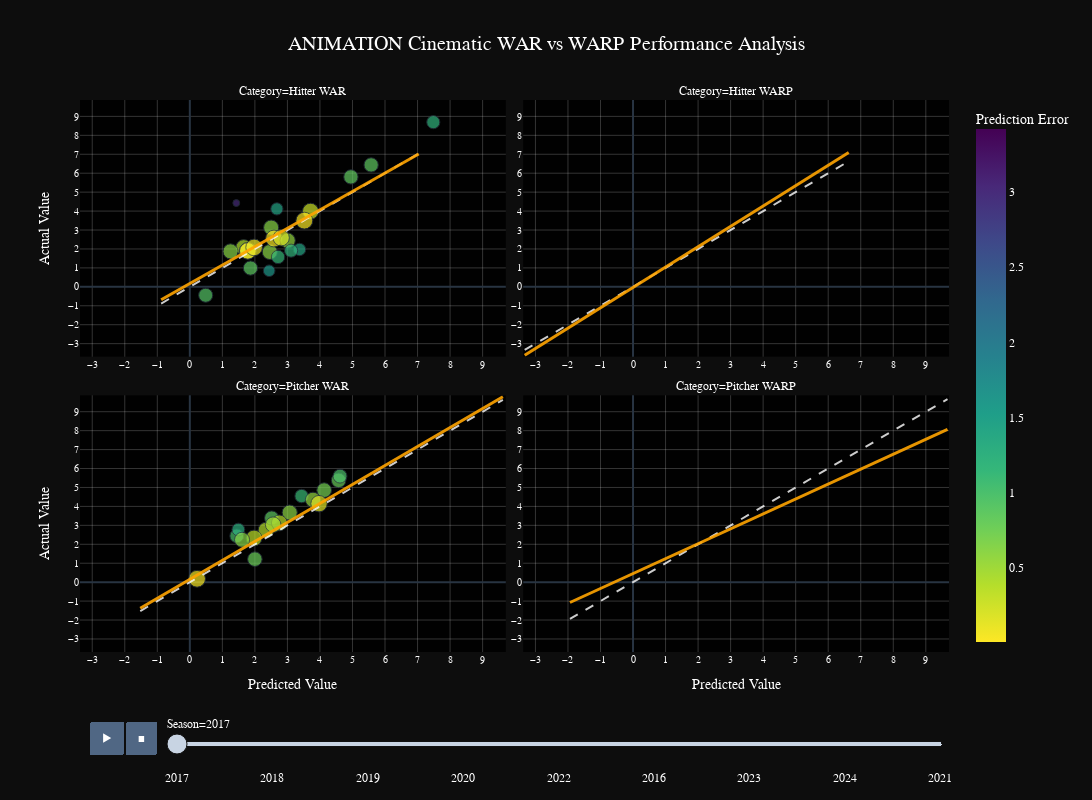

Notebook cell for this chart:
### Markdown cell above
## ANIMATION Fixed Animated Temporal Model Comparison

**DIAGNOSTIC & FIX:** Enhanced animated visualization with comprehensive model results detection and debugging. This cell will:

1. **Diagnose** the model results structure to identify any detection issues
2. **Analyze** available WAR/WARP data pairs for complete model coverage  
3. **Fix** the animated temporal comparison to work with actual model results
4. **Create** sophisticated animated visualizations showing model prediction evolution over time

The fixed version includes enhanced error handling and detailed diagnostics to ensure the animation works correctly with your trained models.

### Code cell
# === DIAGNOSTIC & FIXED ANIMATED TEMPORAL MODEL COMPARISON (UPDATED) ===
# Import the diagnostic function from the fixed module
from modules.animated_analysis_clean import create_animated_model_comparison

# Execute the diagnostic and fixed animation
try:
    print("RUNNING COMPREHENSIVE DIAGNOSTIC AND FIX...")
    temporal_animation_results = create_animated_model_comparison()

    if temporal_animation_results:
        print("SUCCESS! Animated temporal model comparison working correctly!")
        print("   Animation data available for further analysis")
        print("   Interactive visualizations ready for exploration")
    else:
        print("WARNING: Animation creation encountered issues.")
        print("   Check data integrity and model results")
        print("   Verify that models have been trained successfully above")

except Exception as e:
    print(f"WARNING: Diagnostic failed: {e}")
    print("   Please check the model training pipeline above")
    temporal_animation_results = None

### Figure 1 — Plotly figure (JSON) as saved in the notebook; plotly's stock layout.template omitted (floating-point values rounded to 4 significant figures)
{"data": [{"hovertemplate": "<b>%{hovertext}</b><br><br>Season=2017<br>Category=Hitter WAR<br>Predicted Value=%{x}<br>Actual Value=%{y}<br>Performance_Score=%{marker.size}<br>Prediction Error=%{marker.color}<extra></extra>", "hovertext": ["Cody Bellinger", "Ben Gamel", "Gary Sánchez", "Cody Bellinger", "Trey Mancini", "Orlando Arcia", "Javier Báez", "Tommy Pham", "Trevor Story", "Yuli Gurriel", "Giancarlo Stanton", "Ryan Zimmerman", "Josh Bell", "Max Kepler", "Eddie Rosario", "Tommy Pham", "Eric Thames", "Dansby Swanson", "David Peralta", "Mike Moustakas", "Jorge Polanco", "Tommy Pham", "Max Kepler", "Nick Castellanos", "Andrew Benintendi", "Max Kepler", "Byron Buxton", "Aaron Judge", "Dansby Swanson", "Cody Bellinger", "Ben Gamel", "Gary Sánchez", "Cody Bellinger", "Trey Mancini", "Orlando Arcia", "Javier Báez", "Tommy Pham", "Trevor Story", "Yuli Gurriel", "Giancarlo Stanton", "Ryan Zimmerman", "Josh Bell", "Max Kepler", "Eddie Rosario", "Tommy Pham", "Eric Thames", "Dansby Swanson", "David Peralta", "Mike Moustakas", "Jorge Polanco", "Tommy Pham", "Max Kepler", "Nick Castellanos", "Andrew Benintendi", "Max Kepler", "Byron Buxton", "Aaron Judge", "Dansby Swanson", "Cody Bellinger", "Ben Gamel", "Gary Sánchez", "Cody Bellinger", "Trey Mancini", "Orlando Arcia", "Javier Báez", "Tommy Pham", "Trevor Story", "Yuli Gurriel", "Giancarlo Stanton", "Ryan Zimmerman", "Josh Bell", "Max Kepler", "Eddie Rosario", "Tommy Pham", "Eric Thames", "Dansby Swanson", "David Peralta", "Mike Moustakas", "Jorge Polanco", "Tommy Pham", "Max Kepler", "Nick Castellanos", "Andrew Benintendi", "Max Kepler", "Byron Buxton", "Aaron Judge", "Dansby Swanson", "Cody Bellinger", "Ben Gamel", "Gary Sánchez", "Cody Bellinger", "Trey Mancini", "Orlando Arcia", "Javier Báez", "Tommy Pham", "Trevor Story", "Yuli Gurriel", "Giancarlo Stanton", "Ryan Zimmerman", "Josh Bell", "Max Kepler", "Eddie Rosario", "Tommy Pham", "Eric Thames", "Dansby Swanson", "David Peralta", "Mike Moustakas", "Jorge Polanco", "Tommy Pham", "Max Kepler", "Nick Castellanos", "Andrew Benintendi", "Max Kepler", "Byron Buxton", "Aaron Judge", "Dansby Swanson"], "ids": ["Cody Bellinger", "Ben Gamel", "Gary Sánchez", "Cody Bellinger", "Trey Mancini", "Orlando Arcia", "Javier Báez", "Tommy Pham", "Trevor Story", "Yuli Gurriel", "Giancarlo Stanton", "Ryan Zimmerman", "Josh Bell", "Max Kepler", "Eddie Rosario", "Tommy Pham", "Eric Thames", "Dansby Swanson", "David Peralta", "Mike Moustakas", "Jorge Polanco", "Tommy Pham", "Max Kepler", "Nick Castellanos", "Andrew Benintendi", "Max Kepler", "Byron Buxton", "Aaron Judge", "Dansby Swanson", "Cody Bellinger", "Ben Gamel", "Gary Sánchez", "Cody Bellinger", "Trey Mancini", "Orlando Arcia", "Javier Báez", "Tommy Pham", "Trevor Story", "Yuli Gurriel", "Giancarlo Stanton", "Ryan Zimmerman", "Josh Bell", "Max Kepler", "Eddie Rosario", "Tommy Pham", "Eric Thames", "Dansby Swanson", "David Peralta", "Mike Moustakas", "Jorge Polanco", "Tommy Pham", "Max Kepler", "Nick Castellanos", "Andrew Benintendi", "Max Kepler", "Byron Buxton", "Aaron Judge", "Dansby Swanson", "Cody Bellinger", "Ben Gamel", "Gary Sánchez", "Cody Bellinger", "Trey Mancini", "Orlando Arcia", "Javier Báez", "Tommy Pham", "Trevor Story", "Yuli Gurriel", "Giancarlo Stanton", "Ryan Zimmerman", "Josh Bell", "Max Kepler", "Eddie Rosario", "Tommy Pham", "Eric Thames", "Dansby Swanson", "David Peralta", "Mike Moustakas", "Jorge Polanco", "Tommy Pham", "Max Kepler", "Nick Castellanos", "Andrew Benintendi", "Max Kepler", "Byron Buxton", "Aaron Judge", "Dansby Swanson", "Cody Bellinger", "Ben Gamel", "Gary Sánchez", "Cody Bellinger", "Trey Mancini", "Orlando Arcia", "Javier Báez", "Tommy Pham", "Trevor Story", "Yuli Gurriel", "Giancarlo Stanton", "Ryan Zimmerman", "Josh Bell", "Max Kepler", "Eddie Rosario", "Tommy Pham", "Eric Thames", "Dansby Swanson", "David Peralta", "Mike Moustakas", "Jorge Polanco", "Tommy Pham", "Max Kepler", "Nick Castellanos", "Andrew Benintendi", "Max Kepler", "Byron Buxton", "Aaron Judge", "Dansby Swanson"], "legendgroup": "", "marker": {"color": [0.2782, 0.8724, 1.439, 0.2782, 0.6161, 0.4223, 0.6279, 0.8528, 0.1259, 1.4, 0.8629, 0.02393, 1.589, 0.1118, 0.03673, 0.8528, 0.5652, 0.9323, 1.134, 0.2206, 0.622, 0.8528, 0.1118, 0.1039, 1.203, 0.1118, 2.995, 1.209, 0.9323, 0.1006, 1.003, 0.1203, 0.1006, 2.033, 0.1644, 0.7509, 0.3617, 0.4466, 1.751, 0.582, 1.048, 1.744, 0.01455, 1.228, 0.3617, 0.7771, 0.5969, 2.129, 0.1001, 0.09985, 0.3617, 0.01455, 0.6252, 1.231, 0.01455, 2.361, 1.829, 0.5969, 0.1203, 1.263, 0.48, 0.1203, 1.318, 0.2769, 0.4819, 1.404, 0.1205, 1.525, 1.434, 0.8395, 2.13, 0.3229, 0.9025, 1.404, 0.9356, 1.598, 1.549, 0.8535, 0.4525, 1.404, 0.3229, 0.9315, 0.9439, 0.3229, 2.568, 3.417, 1.598, 0.03215, 0.747, 0.5232, 0.03215, 0.6316, 0.22, 0.2052, 0.863, 0.2033, 0.4167, 0.4758, 1.441, 0.4782, 0.04454, 0.2446, 0.863, 0.5729, 0.242, 1.069, 0.2942, 0.2047, 0.863, 0.04454, 0.2636, 0.7176, 0.04454, 0.5417, 0.2103, 0.242], "coloraxis": "coloraxis", "size": [2.722, 2.128, 1.561, 2.722, 2.384, 2.578, 2.372, 2.147, 2.874, 1.6, 2.137, 2.976, 1.411, 2.888, 2.963, 2.147, 2.435, 2.068, 1.866, 2.779, 2.378, 2.147, 2.888, 2.896, 1.797, 2.888, 0.5, 1.791, 2.068, 2.899, 1.997, 2.88, 2.899, 0.967, 2.836, 2.249, 2.638, 2.553, 1.249, 2.418, 1.952, 1.256, 2.985, 1.772, 2.638, 2.223, 2.403, 0.8706, 2.9, 2.9, 2.638, 2.985, 2.375, 1.769, 2.985, 0.639, 1.171, 2.403, 2.88, 1.737, 2.52, 2.88, 1.682, 2.723, 2.518, 1.596, 2.88, 1.475, 1.566, 2.161, 0.8697, 2.677, 2.098, 1.596, 2.064, 1.402, 1.451, 2.146, 2.548, 1.596, 2.677, 2.068, 2.056, 2.677, 0.5, 0.5, 1.402, 2.968, 2.253, 2.477, 2.968, 2.368, 2.78, 2.795, 2.137, 2.797, 2.583, 2.524, 1.559, 2.522, 2.955, 2.755, 2.137, 2.427, 2.758, 1.931, 2.706, 2.795, 2.137, 2.955, 2.736, 2.282, 2.955, 2.458, 2.79, 2.758], "sizemode": "area", "sizeref": 0.02083, "symbol": "circle"}, "mode": "markers", "name": "", "orientation": "v", "showlegend": false, "type": "scatter", "x": [3.711, 1.864, 2.676, 3.711, 2.458, 1.656, 2.5, 4.952, 1.78, 3.373, 5.574, 3.52, 2.438, 1.783, 2.588, 4.952, 3.007, 0.4877, 2.712, 2.809, 1.251, 4.952, 1.783, 1.976, 3.112, 1.783, 1.429, 7.485, 0.4877, 3.889, 1.995, 3.995, 3.889, 3.875, 1.914, 2.377, 5.443, 1.459, 3.724, 5.855, 4.543, 2.593, 1.91, 3.779, 5.443, 3.219, 0.1524, 3.707, 2.689, 1.773, 5.443, 1.91, 2.705, 3.14, 1.91, 2.063, 6.865, 0.1524, 4.109, 2.255, 3.635, 4.109, 3.161, 2.355, 2.646, 4.401, 2.026, 3.498, 5.003, 4.335, 2.979, 2.218, 3.454, 4.401, 3.378, 1.154, 3.127, 3.442, 2.325, 4.401, 2.218, 3.011, 2.853, 2.218, 1.856, 5.277, 1.154, 3.957, 1.739, 4.639, 3.957, 2.474, 1.858, 2.923, 4.942, 1.703, 2.39, 5.961, 4.937, 1.327, 1.851, 2.796, 4.942, 3.015, -0.2026, 2.647, 2.294, 1.668, 4.942, 1.851, 2.343, 2.626, 1.851, 3.882, 8.484, -0.2026], "xaxis": "x3", "y": [3.989, 0.9919, 4.116, 3.989, 1.842, 2.078, 3.128, 5.805, 1.906, 1.973, 6.437, 3.496, 0.8492, 1.895, 2.552, 5.805, 2.442, -0.4446, 1.578, 2.588, 1.873, 5.805, 1.895, 2.08, 1.909, 1.895, 4.424, 8.694, -0.4446, 3.989, 0.9919, 4.116, 3.989, 1.842, 2.078, 3.128, 5.805, 1.906, 1.973, 6.437, 3.496, 0.8492, 1.895, 2.552, 5.805, 2.442, -0.4446, 1.578, 2.588, 1.873, 5.805, 1.895, 2.08, 1.909, 1.895, 4.424, 8.694, -0.4446, 3.989, 0.9919, 4.116, 3.989, 1.842, 2.078, 3.128, 5.805, 1.906, 1.973, 6.437, 3.496, 0.8492, 1.895, 2.552, 5.805, 2.442, -0.4446, 1.578, 2.588, 1.873, 5.805, 1.895, 2.08, 1.909, 1.895, 4.424, 8.694, -0.4446, 3.989, 0.9919, 4.116, 3.989, 1.842, 2.078, 3.128, 5.805, 1.906, 1.973, 6.437, 3.496, 0.8492, 1.895, 2.552, 5.805, 2.442, -0.4446, 1.578, 2.588, 1.873, 5.805, 1.895, 2.08, 1.909, 1.895, 4.424, 8.694, -0.4446], "yaxis": "y3"}, {"hovertemplate": "<b>%{hovertext}</b><br><br>Season=2017<br>Category=Pitcher WAR<br>Predicted Value=%{x}<br>Actual Value=%{y}<br>Performance_Score=%{marker.size}<br>Prediction Error=%{marker.color}<extra></extra>", "hovertext": ["Aaron Nola", "Sonny Gray", "Zack Greinke", "Gerrit Cole", "José Ureña", "Clayton Kershaw", "Jhoulys Chacín", "Carlos Carrasco", "Germán Márquez", "Dylan Bundy", "Yu Darvish", "Ty Blach", "Sonny Gray", "Germán Márquez", "Aaron Nola", "Sonny Gray", "Aaron Nola", "Michael Wacha", "Alex Cobb", "Carlos Carrasco", "Alex Cobb", "Patrick Corbin", "Michael Wacha", "Ty Blach", "Luis Severino", "Jacob deGrom", "Aaron Nola", "Sonny Gray", "Zack Greinke", "Gerrit Cole", "José Ureña", "Clayton Kershaw", "Jhoulys Chacín", "Carlos Carrasco", "Germán Márquez", "Dylan Bundy", "Yu Darvish", "Ty Blach", "Sonny Gray", "Germán Márquez", "Aaron Nola", "Sonny Gray", "Aaron Nola", "Michael Wacha", "Alex Cobb", "Carlos Carrasco", "Alex Cobb", "Patrick Corbin", "Michael Wacha", "Ty Blach", "Luis Severino", "Jacob deGrom", "Aaron Nola", "Sonny Gray", "Zack Greinke", "Gerrit Cole", "José Ureña", "Clayton Kershaw", "Jhoulys Chacín", "Carlos Carrasco", "Germán Márquez", "Dylan Bundy", "Yu Darvish", "Ty Blach", "Sonny Gray", "Germán Márquez", "Aaron Nola", "Sonny Gray", "Aaron Nola", "Michael Wacha", "Alex Cobb", "Carlos Carrasco", "Alex Cobb", "Patrick Corbin", "Michael Wacha", "Ty Blach", "Luis Severino", "Jacob deGrom", "Aaron Nola", "Sonny Gray", "Zack Greinke", "Gerrit Cole", "José Ureña", "Clayton Kershaw", "Jhoulys Chacín", "Carlos Carrasco", "Germán Márquez", "Dylan Bundy", "Yu Darvish", "Ty Blach", "Sonny Gray", "Germán Márquez", "Aaron Nola", "Sonny Gray", "Aaron Nola", "Michael Wacha", "Alex Cobb", "Carlos Carrasco", "Alex Cobb", "Patrick Corbin", "Michael Wacha", "Ty Blach", "Luis Severino", "Jacob deGrom"], "ids": ["Aaron Nola", "Sonny Gray", "Zack Greinke", "Gerrit Cole", "José Ureña", "Clayton Kershaw", "Jhoulys Chacín", "Carlos Carrasco", "Germán Márquez", "Dylan Bundy", "Yu Darvish", "Ty Blach", "Sonny Gray", "Germán Márquez", "Aaron Nola", "Sonny Gray", "Aaron Nola", "Michael Wacha", "Alex Cobb", "Carlos Carrasco", "Alex Cobb", "Patrick Corbin", "Michael Wacha", "Ty Blach", "Luis Severino", "Jacob deGrom", "Aaron Nola", "Sonny Gray", "Zack Greinke", "Gerrit Cole", "José Ureña", "Clayton Kershaw", "Jhoulys Chacín", "Carlos Carrasco", "Germán Márquez", "Dylan Bundy", "Yu Darvish", "Ty Blach", "Sonny Gray", "Germán Márquez", "Aaron Nola", "Sonny Gray", "Aaron Nola", "Michael Wacha", "Alex Cobb", "Carlos Carrasco", "Alex Cobb", "Patrick Corbin", "Michael Wacha", "Ty Blach", "Luis Severino", "Jacob deGrom", "Aaron Nola", "Sonny Gray", "Zack Greinke", "Gerrit Cole", "José Ureña", "Clayton Kershaw", "Jhoulys Chacín", "Carlos Carrasco", "Germán Márquez", "Dylan Bundy", "Yu Darvish", "Ty Blach", "Sonny Gray", "Germán Márquez", "Aaron Nola", "Sonny Gray", "Aaron Nola", "Michael Wacha", "Alex Cobb", "Carlos Carrasco", "Alex Cobb", "Patrick Corbin", "Michael Wacha", "Ty Blach", "Luis Severino", "Jacob deGrom", "Aaron Nola", "Sonny Gray", "Zack Greinke", "Gerrit Cole", "José Ureña", "Clayton Kershaw", "Jhoulys Chacín", "Carlos Carrasco", "Germán Márquez", "Dylan Bundy", "Yu Darvish", "Ty Blach", "Sonny Gray", "Germán Márquez", "Aaron Nola", "Sonny Gray", "Aaron Nola", "Michael Wacha", "Alex Cobb", "Carlos Carrasco", "Alex Cobb", "Patrick Corbin", "Michael Wacha", "Ty Blach", "Luis Severino", "Jacob deGrom"], "legendgroup": "", "marker": {"color": [1.111, 0.4032, 0.728, 0.8686, 0.04457, 0.5601, 0.3556, 0.8007, 0.9979, 1.287, 0.604, 0.7843, 0.4032, 0.9979, 1.111, 0.4032, 1.111, 0.3745, 0.6335, 0.8007, 0.6335, 0.4741, 0.3745, 0.7843, 0.981, 0.173, 1.051, 0.5206, 0.05132, 0.1423, 0.5507, 0.1, 0.06877, 0.05835, 0.4157, 0.6806, 0.149, 1.183, 0.5206, 0.4157, 1.051, 0.5206, 1.051, 0.1003, 0.1003, 0.05835, 0.1003, 0.1593, 0.1003, 1.183, 0.4808, 0.3469, 0.7563, 0.2077, 0.4461, 0.2426, 0.5388, 0.1061, 0.1052, 0.4274, 0.5243, 0.7313, 0.2965, 0.09245, 0.2077, 0.5243, 0.7563, 0.2077, 0.7563, 0.1268, 0.2223, 0.4274, 0.2223, 0.2421, 0.1268, 0.09245, 0.7967, 0.008701, 0.3524, 0.1895, 0.04016, 0.06854, 0.08961, 0.02102, 0.06267, 0.07963, 0.2357, 0.3298, 0.0313, 1.346, 0.1895, 0.2357, 0.3524, 0.1895, 0.3524, 0.08619, 0.1092, 0.07963, 0.1092, 0.1053, 0.08619, 1.346, 0.1301, 0.08671], "coloraxis": "coloraxis", "size": [1.889, 2.597, 2.272, 2.131, 2.955, 2.44, 2.644, 2.199, 2.002, 1.713, 2.396, 2.216, 2.597, 2.002, 1.889, 2.597, 1.889, 2.625, 2.367, 2.199, 2.367, 2.526, 2.625, 2.216, 2.019, 2.827, 1.949, 2.479, 2.949, 2.858, 2.449, 2.9, 2.931, 2.942, 2.584, 2.319, 2.851, 1.817, 2.479, 2.584, 1.949, 2.479, 1.949, 2.9, 2.9, 2.942, 2.9, 2.841, 2.9, 1.817, 2.519, 2.653, 2.244, 2.792, 2.554, 2.757, 2.461, 2.894, 2.895, 2.573, 2.476, 2.269, 2.704, 2.908, 2.792, 2.476, 2.244, 2.792, 2.244, 2.873, 2.778, 2.573, 2.778, 2.758, 2.873, 2.908, 2.203, 2.991, 2.648, 2.811, 2.96, 2.931, 2.91, 2.979, 2.937, 2.92, 2.764, 2.67, 2.969, 1.654, 2.811, 2.764, 2.648, 2.811, 2.648, 2.914, 2.891, 2.92, 2.891, 2.895, 2.914, 1.654, 2.87, 2.913], "sizemode": "area", "sizeref": 0.02083, "symbol": "circle"}, "mode": "markers", "name": "", "orientation": "v", "showlegend": false, "type": "scatter", "x": [3.435, 2.343, 4.13, 2.517, 0.223, 3.787, 1.974, 4.574, 1.443, 1.491, 3.07, 1.999, 2.343, 1.443, 3.435, 2.343, 3.435, 2.753, 1.605, 4.574, 1.605, 2.562, 2.753, 1.999, 4.617, 3.972, 3.496, 2.225, 4.806, 3.243, 0.7291, 4.247, 2.398, 5.433, 2.025, 2.098, 3.525, 2.398, 2.225, 2.025, 3.496, 2.225, 3.496, 3.027, 2.138, 5.433, 2.138, 2.877, 3.027, 2.398, 5.117, 4.491, 3.79, 2.538, 4.412, 3.143, 0.7172, 4.453, 2.434, 4.947, 1.916, 2.047, 3.378, 1.308, 2.538, 1.916, 3.79, 2.538, 3.79, 3.0, 2.461, 4.947, 2.461, 2.794, 3.0, 1.308, 4.801, 4.153, 4.194, 2.556, 4.898, 3.317, 0.268, 4.368, 2.392, 5.295, 2.205, 2.448, 3.643, 2.561, 2.556, 2.205, 4.194, 2.556, 4.194, 3.041, 2.13, 5.295, 2.13, 2.931, 3.041, 2.561, 5.468, 4.058], "xaxis": "x", "y": [4.547, 2.746, 4.858, 3.386, 0.1784, 4.347, 2.329, 5.375, 2.441, 2.778, 3.674, 1.215, 2.746, 2.441, 4.547, 2.746, 4.547, 3.127, 2.239, 5.375, 2.239, 3.036, 3.127, 1.215, 5.598, 4.145, 4.547, 2.746, 4.858, 3.386, 0.1784, 4.347, 2.329, 5.375, 2.441, 2.778, 3.674, 1.215, 2.746, 2.441, 4.547, 2.746, 4.547, 3.127, 2.239, 5.375, 2.239, 3.036, 3.127, 1.215, 5.598, 4.145, 4.547, 2.746, 4.858, 3.386, 0.1784, 4.347, 2.329, 5.375, 2.441, 2.778, 3.674, 1.215, 2.746, 2.441, 4.547, 2.746, 4.547, 3.127, 2.239, 5.375, 2.239, 3.036, 3.127, 1.215, 5.598, 4.145, 4.547, 2.746, 4.858, 3.386, 0.1784, 4.347, 2.329, 5.375, 2.441, 2.778, 3.674, 1.215, 2.746, 2.441, 4.547, 2.746, 4.547, 3.127, 2.239, 5.375, 2.239, 3.036, 3.127, 1.215, 5.598, 4.145], "yaxis": "y"}], "layout": {"annotations": [{"font": {}, "showarrow": false, "text": "Category=Pitcher WAR", "x": 0.245, "xanchor": "center", "xref": "paper", "y": 0.465, "yanchor": "bottom", "yref": "paper"}, {"font": {}, "showarrow": false, "text": "Category=Pitcher WARP", "x": 0.755, "xanchor": "center", "xref": "paper", "y": 0.465, "yanchor": "bottom", "yref": "paper"}, {"font": {}, "showarrow": false, "text": "Category=Hitter WAR", "x": 0.245, "xanchor": "center", "xref": "paper", "y": 1.0, "yanchor": "bottom", "yref": "paper"}, {"font": {}, "showarrow": false, "text": "Category=Hitter WARP", "x": 0.755, "xanchor": "center", "xref": "paper", "y": 1.0, "yanchor": "bottom", "yref": "paper"}], "coloraxis": {"colorbar": {"tickfont": {"color": "white"}, "title": {"font": {"color": "white"}, "text": "Prediction Error"}}, "colorscale": [[0, "#fde725"], [0.1111, "#b5de2b"], [0.2222, "#6ece58"], [0.3333, "#35b779"], [0.4444, "#1f9e89"], [0.5556, "#26828e"], [0.6667, "#31688e"], [0.7778, "#3e4989"], [0.8889, "#482878"], [1, "#440154"]]}, "font": {"color": "white", "family": "Arial Black", "size": 12}, "height": 800, "legend": {"itemsizing": "constant", "tracegroupgap": 0}, "paper_bgcolor": "rgba(0,0,0,0.95)", "plot_bgcolor": "rgba(0,0,0,0.9)", "shapes": [{"line": {"color": "rgba(255,255,255,0.8)", "dash": "dash", "width": 2}, "type": "line", "x0": -1.524, "x1": 9.623, "xref": "x", "y0": -1.524, "y1": 9.623, "yref": "y"}, {"line": {"color": "rgba(255,165,0,0.9)", "dash": "solid", "width": 3}, "type": "line", "x0": -1.524, "x1": 9.623, "xref": "x", "y0": -1.378, "y1": 9.786, "yref": "y"}, {"line": {"color": "rgba(255,255,255,0.8)", "dash": "dash", "width": 2}, "type": "line", "x0": -1.938, "x1": 9.667, "xref": "x2", "y0": -1.938, "y1": 9.667, "yref": "y2"}, {"line": {"color": "rgba(255,165,0,0.9)", "dash": "solid", "width": 3}, "type": "line", "x0": -1.938, "x1": 9.667, "xref": "x2", "y0": -1.075, "y1": 8.063, "yref": "y2"}, {"line": {"color": "rgba(255,255,255,0.8)", "dash": "dash", "width": 2}, "type": "line", "x0": -0.8815, "x1": 7.035, "xref": "x3", "y0": -0.8815, "y1": 7.035, "yref": "y3"}, {"line": {"color": "rgba(255,165,0,0.9)", "dash": "solid", "width": 3}, "type": "line", "x0": -0.8815, "x1": 7.035, "xref": "x3", "y0": -0.6833, "y1": 7.012, "yref": "y3"}, {"line": {"color": "rgba(255,255,255,0.8)", "dash": "dash", "width": 2}, "type": "line", "x0": -3.33, "x1": 6.63, "xref": "x4", "y0": -3.33, "y1": 6.63, "yref": "y4"}, {"line": {"color": "rgba(255,165,0,0.9)", "dash": "solid", "width": 3}, "type": "line", "x0": -3.33, "x1": 6.63, "xref": "x4", "y0": -3.609, "y1": 7.089, "yref": "y4"}], "sliders": [{"active": 0, "currentvalue": {"prefix": "Season="}, "len": 0.9, "pad": {"b": 10, "t": 60}, "steps": [{"args": [["2017"], {"frame": {"duration": 0, "redraw": false}, "fromcurrent": true, "mode": "immediate", "transition": {"duration": 0, "easing": "linear"}}], "label": "2017", "method": "animate"}, {"args": [["2018"], {"frame": {"duration": 0, "redraw": false}, "fromcurrent": true, "mode": "immediate", "transition": {"duration": 0, "easing": "linear"}}], "label": "2018", "method": "animate"}, {"args": [["2019"], {"frame": {"duration": 0, "redraw": false}, "fromcurrent": true, "mode": "immediate", "transition": {"duration": 0, "easing": "linear"}}], "label": "2019", "method": "animate"}, {"args": [["2020"], {"frame": {"duration": 0, "redraw": false}, "fromcurrent": true, "mode": "immediate", "transition": {"duration": 0, "easing": "linear"}}], "label": "2020", "method": "animate"}, {"args": [["2022"], {"frame": {"duration": 0, "redraw": false}, "fromcurrent": true, "mode": "immediate", "transition": {"duration": 0, "easing": "linear"}}], "label": "2022", "method": "animate"}, {"args": [["2016"], {"frame": {"duration": 0, "redraw": false}, "fromcurrent": true, "mode": "immediate", "transition": {"duration": 0, "easing": "linear"}}], "label": "2016", "method": "animate"}, {"args": [["2023"], {"frame": {"duration": 0, "redraw": false}, "fromcurrent": true, "mode": "immediate", "transition": {"duration": 0, "easing": "linear"}}], "label": "2023", "method": "animate"}, {"args": [["2024"], {"frame": {"duration": 0, "redraw": false}, "fromcurrent": true, "mode": "immediate", "transition": {"duration": 0, "easing": "linear"}}], "label": "2024", "method": "animate"}, {"args": [["2021"], {"frame": {"duration": 0, "redraw": false}, "fromcurrent": true, "mode": "immediate", "transition": {"duration": 0, "easing": "linear"}}], "label": "2021", "method": "animate"}], "x": 0.1, "xanchor": "left", "y": 0, "yanchor": "top"}], "title": {"font": {"size": 20}, "text": "ANIMATION Cinematic WAR vs WARP Performance Analysis", "x": 0.5, "xanchor": "center"}, "updatemenus": [{"buttons": [{"args": [null, {"frame": {"duration": 1500, "redraw": true}, "fromcurrent": true, "mode": "immediate", "transition": {"duration": 800, "easing": "cubic-in-out"}}], "label": "&#9654;", "method": "animate"}, {"args": [[null], {"frame": {"duration": 0, "redraw": false}, "fromcurrent": true, "mode": "immediate", "transition": {"duration": 0, "easing": "linear"}}], "label": "&#9724;", "method": "animate"}], "direction": "left", "pad": {"r": 10, "t": 70}, "showactive": false, "type": "buttons", "x": 0.1, "xanchor": "right", "y": 0, "yanchor": "top"}], "width": 1400, "xaxis": {"anchor": "y", "domain": [0, 0.49], "dtick": 1, "gridcolor": "rgba(255,255,255,0.2)", "gridwidth": 1, "showgrid": true, "showticklabels": true, "tickcolor": "white", "tickfont": {"color": "white", "size": 10}, "title": {"text": "Predicted Value"}}, "xaxis2": {"anchor": "y2", "domain": [0.51, 1], "dtick": 1, "gridcolor": "rgba(255,255,255,0.2)", "gridwidth": 1, "matches": "x", "showgrid": true, "showticklabels": true, "tickcolor": "white", "tickfont": {"color": "white", "size": 10}, "title": {"text": "Predicted Value"}}, "xaxis3": {"anchor": "y3", "domain": [0, 0.49], "dtick": 1, "gridcolor": "rgba(255,255,255,0.2)", "gridwidth": 1, "matches": "x", "showgrid": true, "showticklabels": true, "tickcolor": "white", "tickfont": {"color": "white", "size": 10}}, "xaxis4": {"anchor": "y4", "domain": [0.51, 1], "dtick": 1, "gridcolor": "rgba(255,255,255,0.2)", "gridwidth": 1, "matches": "x", "showgrid": true, "showticklabels": true, "tickcolor": "white", "tickfont": {"color": "white", "size": 10}}, "yaxis": {"anchor": "x", "domain": [0, 0.465], "dtick": 1, "gridcolor": "rgba(255,255,255,0.2)", "gridwidth": 1, "showgrid": true, "showticklabels": true, "tickcolor": "white", "tickfont": {"color": "white", "size": 10}, "title": {"text": "Actual Value"}}, "yaxis2": {"anchor": "x2", "domain": [0, 0.465], "dtick": 1, "gridcolor": "rgba(255,255,255,0.2)", "gridwidth": 1, "matches": "y", "showgrid": true, "showticklabels": true, "tickcolor": "white", "tickfont": {"color": "white", "size": 10}}, "yaxis3": {"anchor": "x3", "domain": [0.535, 1.0], "dtick": 1, "gridcolor": "rgba(255,255,255,0.2)", "gridwidth": 1, "matches": "y", "showgrid": true, "showticklabels": true, "tickcolor": "white", "tickfont": {"color": "white", "size": 10}, "title": {"text": "Actual Value"}}, "yaxis4": {"anchor": "x4", "domain": [0.535, 1.0], "dtick": 1, "gridcolor": "rgba(255,255,255,0.2)", "gridwidth": 1, "matches": "y", "showgrid": true, "showticklabels": true, "tickcolor": "white", "tickfont": {"color": "white", "size": 10}}}}
